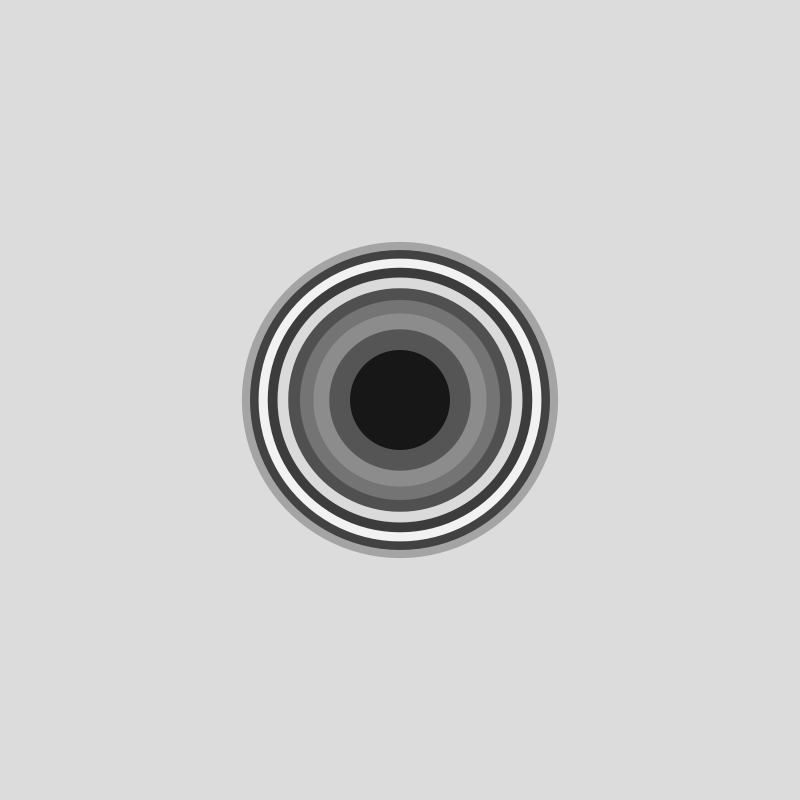
Frame 1 (no input)
Frame 60 (the mouse pressed at the canvas centre just before this capture): identical to frame 1, image omitted
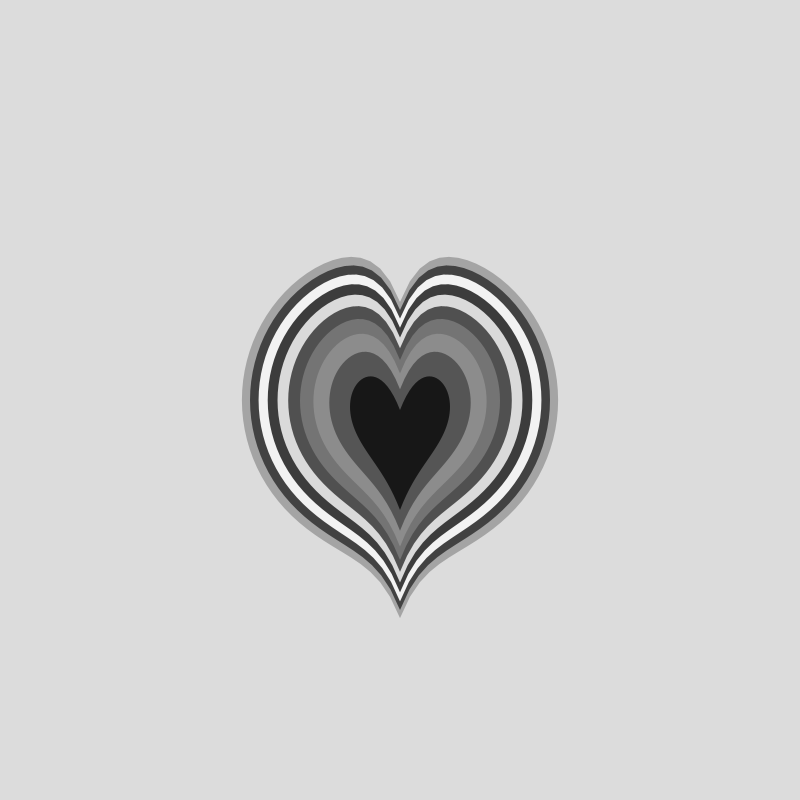
Frame 120 (the mouse held since frame 60 and released just before this capture)

The Processing sketch that drew these frames (run headless with seeded random() and noise(); from frame 60 on, the mouse is pressed at the canvas centre):

// Processing sketch: Marbling
// ── Marbling.pde
final int circleDetail = 100;
ArrayList<Ink> drops;

void addInk(float x, float y, float r) {
  Ink newDrop = new Ink(x, y, r, circleDetail);

  for (Ink other : drops) {
    other.marble(newDrop);
  }

  drops.add(newDrop);
}

void tineLine(float xl, float z, float c) {
  for (Ink drop : drops) {
    drop.tine(xl, z, c);
  }
}

void setup() {
  drops = new ArrayList<Ink>();
  size(800, 800);
  for (int i = 0; i < 10; i++) {
    addInk(400, 400, 50);
  }
}

void draw() {
  background(220);
  
  if (mousePressed) {
      tineLine(400, 1, 16);
  }

  // float x = random(width);
  // float y = random(height);
  // float r = random(10, 20);
  // addInk(x, y, r);

  for (Ink drop : drops) {
    drop.show();
  }
}

// ── Ink.pde
class Ink {

  PVector[] vertices;

  PVector center;
  float r;
  color col;

  Ink(float x, float y, float r, int numVertices) {
    center = new PVector(x, y);
    this.r = r;
    vertices = new PVector[numVertices];
    for (int i = 0; i < vertices.length; i++) {
      float angle = map(i, 0, numVertices, 0, TWO_PI);
      vertices[i] = PVector.fromAngle(angle);
      vertices[i].setMag(r);
      vertices[i].add(center);
    }
    col = color(random(255));
  }

  void marble(Ink other) {
    for (PVector v : vertices) {
      PVector c = other.center;
      PVector p = v.copy();
      p.sub(c);
      float rad = other.r;
      float root = sqrt(1 + (rad * rad) / p.magSq());
      p.mult(root);
      p.add(c);
      v.set(p);
    }
  }

  void tine(float x, float z, float c) {
    float u = 1 / pow(2, 1/c);
    for (PVector v : vertices) {
      v.x = v.x;
      v.y = v.y + z * pow(u, abs(v.x - x));
    }
  }

  void show() {
    fill(col);
    noStroke();
    beginShape();
    for (PVector v : vertices) {
      vertex(v.x, v.y);
    }
    endShape(CLOSE);
  }
}
